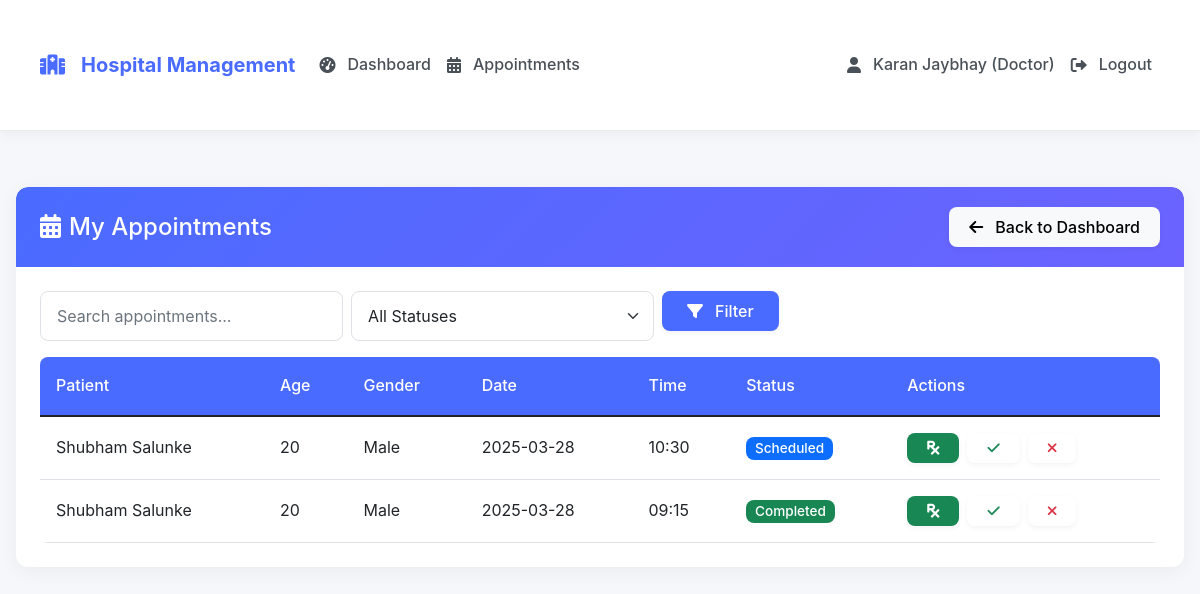
The app's page /doctor/appointments (signed in) with its own data.
### tables this page shows
CREATE TABLE appointments (
        id INTEGER PRIMARY KEY AUTOINCREMENT,
        patient_id INTEGER NOT NULL,
        doctor_id INTEGER NOT NULL,
        date TEXT NOT NULL,
        time_slot TEXT NOT NULL,
        status TEXT DEFAULT 'Scheduled',
        notes TEXT,
        created_at TIMESTAMP DEFAULT CURRENT_TIMESTAMP,
        hospital_id INTEGER NOT NULL,
        FOREIGN KEY (patient_id) REFERENCES patients(id),
        FOREIGN KEY (doctor_id) REFERENCES doctors(id),
        FOREIGN KEY (hospital_id) REFERENCES staff(id)
    );

CREATE TABLE patients (
        id INTEGER PRIMARY KEY AUTOINCREMENT,
        name TEXT NOT NULL,
        age INTEGER NOT NULL,
        gender TEXT,
        contact TEXT,
        address TEXT,
        medical_history TEXT,
        created_at TIMESTAMP DEFAULT CURRENT_TIMESTAMP,
        created_by INTEGER,
        hospital_id INTEGER NOT NULL,
        FOREIGN KEY (created_by) REFERENCES staff(id),
        FOREIGN KEY (hospital_id) REFERENCES staff(id)
    );

### app.py (the view)
@app.route('/doctor/appointments')
def doctor_appointments():
    if 'user_id' not in session or session['user_type'] != 'doctor':
        return redirect(url_for('login'))
    doctor_id = session['user_id']
    search_query = request.args.get('search', '').strip()
    status_filter = request.args.get('status', '').strip()
    conn = get_db_connection()
    try:
        query = '''
            SELECT a.id, p.name as patient_name, p.age, p.gender,
                   a.date, a.time_slot, a.status, a.notes
            FROM appointments a
            JOIN patients p ON a.patient_id = p.id
            WHERE a.doctor_id = ? AND a.hospital_id = ?
        '''
        params = [doctor_id, session['hospital_id']]
        if search_query:
            query += ' AND p.name LIKE ?'
            params.append(f'%{search_query}%')
        if status_filter:
            query += ' AND a.status = ?'
            params.append(status_filter)
        query += ' ORDER BY a.date DESC, a.time_slot DESC'
        appointments = conn.execute(query, params).fetchall()
    except Exception as e:
        flash('Error loading appointments', 'danger')
        app.logger.error(f"Doctor appointments error: {str(e)}")
        appointments = []
    finally:
        conn.close()
    return render_template('doctor/view_appointments.html',
                         appointments=appointments,
                         search_query=search_query,
                         status_filter=status_filter)

### app.py (called while the page is built)
def get_db_connection():
    conn = sqlite3.connect('hospital.db')
    conn.row_factory = sqlite3.Row
    return conn

### templates/doctor/view_appointments.html (shortened to what this page needs)
{% extends "base.html" %}
{% block content %}
<div class="card">
    <div class="card-header bg-primary text-white d-flex justify-content-between align-items-center">
        <h4 class="mb-0">
            <i class="fas fa-calendar-alt me-2"></i>My Appointments
        </h4>
        <div>
            <a href="{{ url_for('doctor_dashboard') }}" class="btn btn-light">
                <i class="fas fa-arrow-left me-1"></i>Back to Dashboard
            </a>
        </div>
    </div>
    <div class="card-body">
        <div class="row mb-3">
            <div class="col-md-8">
                <form class="row g-2" method="GET" action="{{ url_for('doctor_appointments') }}">
                    <div class="col-md-5">
                        <input type="search" class="form-control" name="search" placeholder="Search appointments..."
                               value="{{ search_query }}" aria-label="Search">
                    </div>
                    <div class="col-md-5">
                        <select class="form-select" name="status">
                            <option value="">All Statuses</option>
                        </select>
                    </div>
                    <div class="col-md-2">
                        <button class="btn btn-primary w-100" type="submit">
                            <i class="fas fa-filter me-1"></i>Filter
                        </button>
                    </div>
                </form>
            </div>
        </div>
        <div class="table-responsive">
            <table class="table table-hover">
                <thead>
                    <tr>
                        <th>Patient</th>
                        <th>Age</th>
                        <th>Gender</th>
                        <th>Date</th>
                        <th>Time</th>
                        <th>Status</th>
                        <th>Actions</th>
                    </tr>
                </thead>
                <tbody>
                    {% for app in appointments %}
                    <tr>
                        <td>{{ app.patient_name }}</td>
                        <td>{{ app.age }}</td>
                        <td>{{ app.gender }}</td>
                        <td>{{ app.date }}</td>
                        <td>{{ app.time_slot }}</td>
                        <td>
                            <span class="badge
                                {% if app.status == 'Completed' %}bg-success
                                {% elif app.status == 'Cancelled' %}bg-danger
                                {% else %}bg-primary{% endif %}">
                                {{ app.status }}
                            </span>
                        </td>
                        <td>
                            <div class="d-flex gap-2">
                                <a href="{{ url_for('prescriptions', appointment_id=app.id) }}"
                                   class="btn btn-sm btn-success" data-bs-toggle="tooltip" title="Add Prescription">
                                    <i class="fas fa-prescription"></i>
                                </a>
                                <form method="POST" action="{{ url_for('update_appointment_status', appointment_id=app.id) }}">
                                    <button type="submit" class="btn btn-sm btn-outline-success" data-bs-toggle="tooltip" title="Mark Completed">
                                        <i class="fas fa-check"></i>
                                    </button>
                                </form>
                                <form method="POST" action="{{ url_for('update_appointment_status', appointment_id=app.id) }}">
                                    <button type="submit" class="btn btn-sm btn-outline-danger" data-bs-toggle="tooltip" title="Cancel Appointment">
                                        <i class="fas fa-times"></i>
                                    </button>
                                </form>
                            </div>
                        </td>
                    </tr>
                    {% else %}
                    <tr>
                        <td colspan="7" class="text-center">No appointments found</td>
                    </tr>
                    {% endfor %}
                </tbody>
            </table>
        </div>
    </div>
</div>
{% endblock %}

### static/css/style.css (style rules this page uses)
:root { --primary: #4a6bff; --primary-light: #eef1ff; --primary-dark: #3a56d4; --secondary: #6c63ff; --success: #28a745; --info: #17a2b8; --warning: #ffc107; --danger: #dc3545; --light: #f8f9fa; --dark: #343a40; --white: #ffffff; --gray-100: #f8f9fa; --gray-200: #e9ecef; --gray-300: #dee2e6; --gray-400: #ced4da; --gray-500: #adb5bd; --gray-600: #6c757d; --gray-700: #495057; --gray-800: #343a40; --gray-900: #212529; }
body { font-family: 'Inter', -apple-system, BlinkMacSystemFont, 'Segoe UI', Roboto, 'Helvetica Neue', Arial, sans-serif; background-color: #f5f7fa; color: var(--gray-800); line-height: 1.6; min-height: 100vh; }
.card { border: none; border-radius: 12px; box-shadow: 0 4px 20px rgba(0, 0, 0, 0.05); transition: all 0.3s ease; overflow: hidden; background: var(--white); margin-bottom: 1.5rem; }
.card-header { background: linear-gradient(135deg, var(--primary), var(--secondary)); color: var(--white); border-radius: 12px 12px 0 0 !important; padding: 1.25rem 1.5rem; font-weight: 600; border-bottom: none; }
.card-body { padding: 1.5rem; }
.btn { border-radius: 8px; padding: 0.5rem 1.25rem; font-weight: 500; transition: all 0.3s ease; box-shadow: 0 2px 5px rgba(0, 0, 0, 0.05); border: none; display: inline-flex; align-items: center; justify-content: center; gap: 0.5rem; }
.btn-primary { background-color: var(--primary); color: white; }
.form-control, .form-select { border-radius: 8px; padding: 0.75rem 1rem; border: 1px solid var(--gray-300); transition: all 0.3s ease; }
.table { border-radius: 8px; overflow: hidden; margin-bottom: 0; }
.table th { background-color: var(--primary); color: var(--white); font-weight: 500; padding: 1rem; }
.table td { vertical-align: middle; padding: 1rem; }
.badge { font-weight: 500; padding: 0.35em 0.65em; border-radius: 8px; font-size: 0.85em; }

### records on screen
appointments: patient_name "Shubham Salunke", age "20", gender "Male", date "2025-03-28", time_slot "10:30", status "Scheduled"
appointments: patient_name "Shubham Salunke", age "20", gender "Male", date "2025-03-28", time_slot "09:15", status "Completed"

### other values on screen
{{ session['name'] }} "Karan Jaybhay"
{{ 'Admin' if session['user_type'] == 'admin' else 'Doctor' }} "Doctor"
